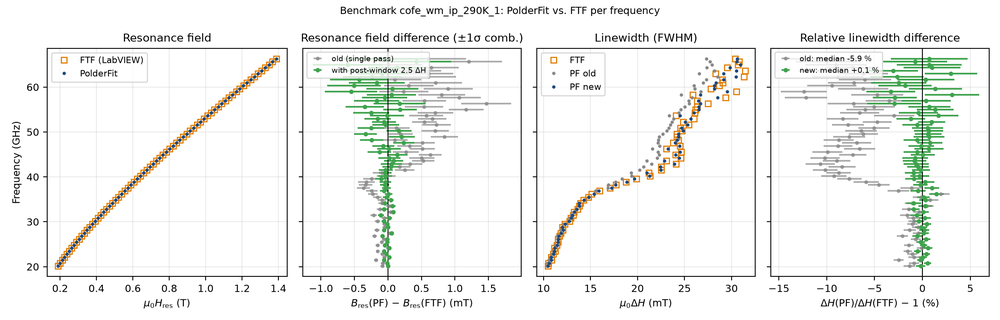
#> input picture abb/abb_benchmark.png, 1000 x 320 px, shrunk from 2500 x 800 before the run, found by its file name
$ python folien.py
#> lines starting #> are read from the running program, lines starting #| are printed output that depends on the picture
# -*- coding: utf-8 -*-
"""Foliensatz zum FTF-Benchmark als PDF (16:9, stichpunktartig, bildlastig).

Aufruf aus dem Repo-Wurzelverzeichnis:
    python benchmark_ftf/folien.py
Ausgabe: benchmark_ftf/Folien_Benchmark_FTF.pdf
Bilder: benchmark_ftf/ergebnisse/ und docs/abb/ (müssen vorhanden sein).
"""
from pathlib import Path

import matplotlib

matplotlib.use("Agg")
import matplotlib.image as mpimg
import matplotlib.pyplot as plt
from matplotlib.backends.backend_pdf import PdfPages
from matplotlib.patches import Rectangle

HIER = Path(__file__).resolve().parent
ERG = HIER / "ergebnisse"
ABB = HIER.parent / "docs" / "abb"
AUSGABE = HIER / "Folien_Benchmark_FTF.pdf"

BREITE, HOEHE = 13.333, 7.5  # Zoll, 16:9
BLAU = "#0065BD"      # Akzent (TUM-Blau)
DUNKEL = "#1a2733"
GRAU = "#5a6a78"
GRUEN = "#2e8b57"
ROT = "#b03030"

_seite = [0]


def _grundgeruest(titel, untertitel=None):
    fig = plt.figure(figsize=(BREITE, HOEHE))
    fig.patch.set_facecolor("white")
    _seite[0] += 1
    if titel:
        fig.add_artist(Rectangle((0.045, 0.895), 0.012, 0.062,
                                 transform=fig.transFigure, color=BLAU))
        fig.text(0.07, 0.925, titel, fontsize=23, fontweight="bold",
                 color=DUNKEL, va="center")
        if untertitel:
            fig.text(0.07, 0.878, untertitel, fontsize=13, color=GRAU, va="center")
    fig.text(0.955, 0.028, f"{_seite[0]}", fontsize=10, color=GRAU, ha="right")
    fig.text(0.045, 0.028, "PolderFit vs. FTF (LabVIEW) · Benchmark August 2026",
             fontsize=9, color=GRAU)
    return fig


def punkte(fig, zeilen, x=0.06, y0=0.80, dy=0.062, groesse=14.5, farbe=DUNKEL):
    y = y0
    for z in zeilen:
        hervor = z.startswith("!")
        if hervor:
            z = z[1:]
        fig.text(x, y, "▸", fontsize=groesse, color=BLAU, va="top")
        fig.text(x + 0.017, y, z, fontsize=groesse, va="top",
                 color=BLAU if hervor else farbe,
                 fontweight="bold" if hervor else "normal")
        y -= dy
    return y


def bild(fig, pfad, links, unten, breite, hoehe, titel=None):
    """Bild seitenverhältnistreu in die Box (Figurkoordinaten) einpassen."""
#> called with links = 0.07, unten = 0.1, breite = 0.86, hoehe = 0.4
    img = mpimg.imread(str(pfad))
#> img is the input picture: shape (320, 1000, 4) float32; mean R, G, B, A 0.944, 0.949, 0.94, 1
    ih, iw = img.shape[:2]
#> ih = 320; iw = 1000
    box_asp = (breite * BREITE) / (hoehe * HOEHE)
    img_asp = iw / ih
#> img_asp = 3.12
    if img_asp >= box_asp:
        w, h = breite, breite * BREITE / img_asp / HOEHE
    else:
        h, w = hoehe, hoehe * HOEHE * img_asp / BREITE
#> h = 0.4; w = 0.703
    x = links + (breite - w) / 2
#> x = 0.148
    y = unten + (hoehe - h) / 2
#> y = 0.1
    ax = fig.add_axes([x, y, w, h])
    ax.imshow(img)
    ax.axis("off")
    if titel:
        fig.text(links + breite / 2, unten + hoehe + 0.008, titel,
                 fontsize=11, color=GRAU, ha="center")
    return ax


def tabelle(fig, links, unten, breite, hoehe, kopf, zeilen, groesse=12.5,
            hervor_spalte=None):
    ax = fig.add_axes([links, unten, breite, hoehe])
    ax.axis("off")
    t = ax.table(cellText=zeilen, colLabels=kopf, loc="center", cellLoc="center")
    t.auto_set_font_size(False)
    t.set_fontsize(groesse)
    t.scale(1, 1.9)
    for (r, c), zelle in t.get_celld().items():
        zelle.set_edgecolor("#c9d2da")
        if r == 0:
            zelle.set_facecolor(BLAU)
            zelle.set_text_props(color="white", fontweight="bold")
        elif hervor_spalte is not None and c == hervor_spalte:
            zelle.set_text_props(color=GRUEN, fontweight="bold")
    return t


def main():
    with PdfPages(AUSGABE) as pdf:

        # ------------------------------------------------ 1 · Titel
        fig = _grundgeruest(None)
        fig.add_artist(Rectangle((0.0, 0.0), 0.018, 1.0,
                                 transform=fig.transFigure, color=BLAU))
        fig.text(0.09, 0.72, "PolderFit vs. FTF (LabVIEW)",
                 fontsize=34, fontweight="bold", color=DUNKEL)
        fig.text(0.09, 0.64, "Benchmark auf realen bbFMR-Datensätzen vom Gruppenlaufwerk",
                 fontsize=17, color=GRAU)
        fig.text(0.09, 0.575, "9 Datensätze · CoFe / YIG / FeCr₂S₄ · Einzelfits + Kittel/LLG",
                 fontsize=13.5, color=GRAU)
        bild(fig, ABB / "abb_benchmark.png", 0.07, 0.10, 0.86, 0.40)
        fig.text(0.09, 0.045, "Ibrahim Yalcinsoy · Stand 17.08.2026", fontsize=12, color=GRAU)
        pdf.savefig(fig); plt.close(fig)

        # ------------------------------------------------ 2 · Programm
        fig = _grundgeruest("PolderFit – das Programm",
                            "Python-Neuauswertung für bbFMR (Ersatz/Ergänzung zum LabVIEW-FTF)")
        punkte(fig, [
            "TDMS laden → Resonanz je Linescan automatisch finden → fitten → Kittel/LLG",
            "Auto-Fenster: Untergrundabzug, Kandidatensuche, Trasse (unten)",
            "Automatische Fit-Bewertung: problematische Fits werden gemeldet",
            "GUI (Plot im Fokus) und Stapelbetrieb; 1000+ Linescans pro Datei",
        ], y0=0.815, dy=0.056)
        bild(fig, ABB / "abb_autowindow.png", 0.04, 0.06, 0.92, 0.50,
             titel="AutoWindow-Pipeline an einer realen Linescan-Datei (1001 Linescans)")
#> call 2 of bild, with links = 0.04, unten = 0.06, breite = 0.92, hoehe = 0.5
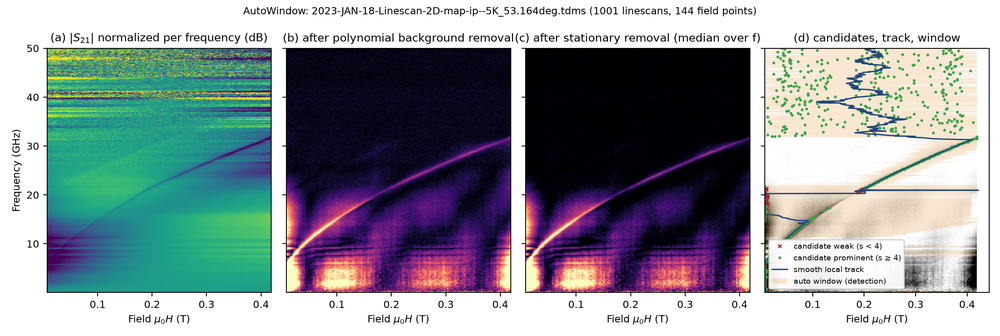
#> input picture abb/abb_autowindow.png, 1000 x 336 px, shrunk from 2500 x 840 before the run, found by its file name
#> in bild, img is the input picture: shape (336, 1000, 4) float32; mean R, G, B, A 0.56, 0.588, 0.606, 1
        pdf.savefig(fig); plt.close(fig)

        # ------------------------------------------------ 3 · Modell
        fig = _grundgeruest("Modell: Polder-Suszeptibilität + Kittel/LLG",
                            "identische Formeln wie im FTF („FTF Formula Document“)")
        punkte(fig, [
            "je Linescan: χ(H) = χ′ + iχ″ mit linearem Untergrund, komplex gefittet",
            "µ₀ΔH = FWHM von χ″ = 2αω/γ  →  direkt mit FTF-„dH“ vergleichbar",
            "global: Kittel (g, µ₀M_eff, µ₀H_u) + LLG-Gerade (α, µ₀ΔH₀)",
        ], y0=0.815, dy=0.056)
        bild(fig, ABB / "abb_chi.png", 0.03, 0.06, 0.52, 0.52,
             titel="Polder-Suszeptibilität: schmale vs. breite Linie")
#> call 3 of bild, with links = 0.03, unten = 0.06, breite = 0.52, hoehe = 0.52
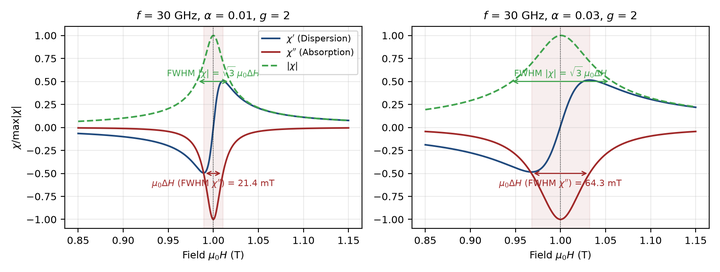
#> input picture abb/abb_chi.png, 720 x 272 px, shrunk from 1800 x 680 before the run, found by its file name
#> in bild, img is the input picture: shape (272, 720, 4) float32; mean R, G, B, A 0.956, 0.952, 0.951, 1
        bild(fig, ABB / "abb_linescan_fit.png", 0.56, 0.06, 0.42, 0.52,
             titel="Einzelfit mit Fenster, Untergrund, Residuen")
#> call 4 of bild, with links = 0.56, unten = 0.06, breite = 0.42, hoehe = 0.52
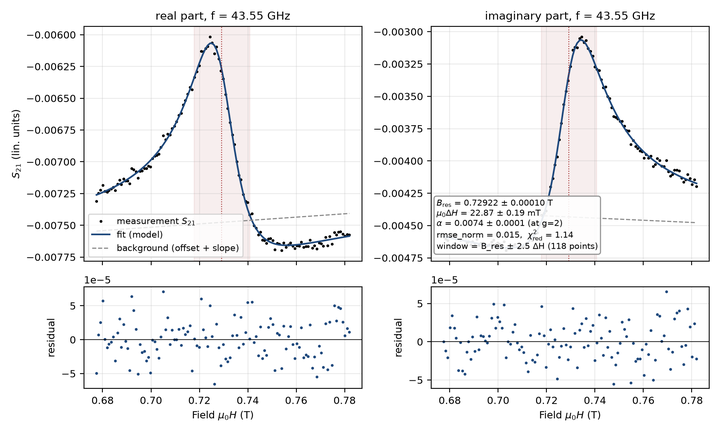
#> input picture abb/abb_linescan_fit.png, 720 x 432 px, shrunk from 1800 x 1080 before the run, found by its file name
#> in bild, img is the input picture: shape (432, 720, 4) float32; mean R, G, B, A 0.953, 0.952, 0.954, 1
        pdf.savefig(fig); plt.close(fig)
#> after `pdf.savefig(fig)`:
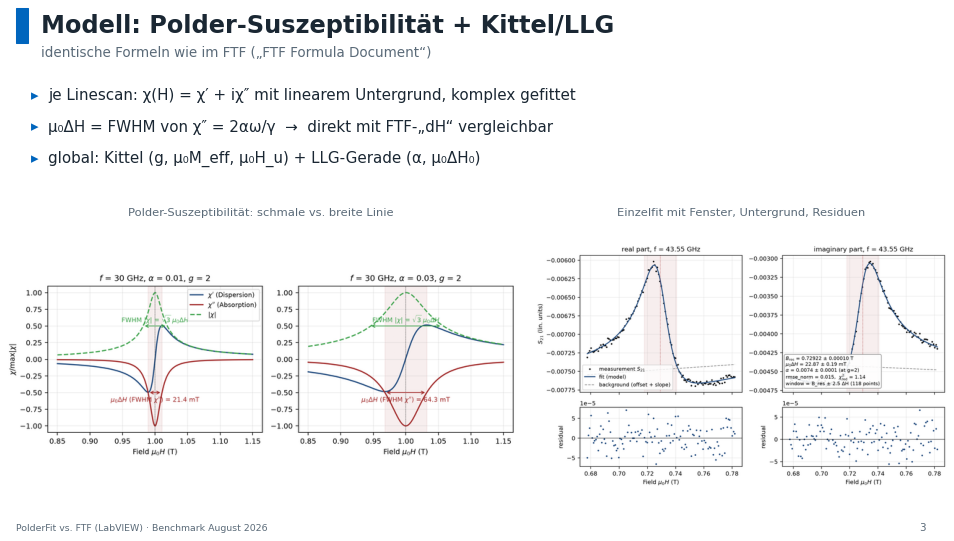
#> figure drawn by matplotlib, 2 panels

        # ------------------------------------------------ 4 · Ziel & Daten
        fig = _grundgeruest("Benchmark: Ziel und Datenbasis",
                            "Referenz: fertige FTF-Auswertungen vom Gruppenlaufwerk (821 „(FTF)“-Ordner gesichtet)")
        punkte(fig, [
            "Frage: liefert PolderFit dieselben Ergebnisse wie das etablierte FTF?",
            "9 Datensätze mit vollständiger FTF-Referenz (Einzelfits + Kittel/LLG + TDMS)",
            "gestaffelte Schwierigkeit: CoFe = Standard · YIG = sehr schmal · FeCr₂S₄ = extrem breit",
            "Vergleich je Frequenz: B_res, ΔH, z-Score (kombinierte 1σ)",
            "Isolationstest: PolderFit-Kittel-Fitter auf den FTF-Punkten",
        ], y0=0.815, dy=0.052)
        bild(fig, ERG / "cofe_wm_ip_290K_1.png", 0.02, 0.06, 0.32, 0.42,
             titel="CoFe ip 290 K (ΔH ≈ 10–30 mT)")
        bild(fig, ERG / "yig_konstanz_ip_50K.png", 0.34, 0.06, 0.32, 0.42,
             titel="YIG 50 K (ΔH ≈ 17–23 mT, 367 Linescans)")
        bild(fig, ERG / "fecr2s4_100K_alphamax1.png", 0.66, 0.06, 0.32, 0.42,
             titel="FeCr₂S₄ 100 K (ΔH bis 1,3 T)")
        pdf.savefig(fig); plt.close(fig)

        # ------------------------------------------------ 5 · Ergebnis CoFe
        fig = _grundgeruest("Ergebnis: Einzelfits deckungsgleich (CoFe 290 K)",
                            "70 Frequenzen 20–66 GHz, PolderFit vollautomatisch vs. FTF-Handauswertung")
        punkte(fig, [
            "!B_res: Median-Differenz −0,04 mT · ΔH: Median +0,1 %",
            "|z| ≤ 2 für 93–100 % der Punkte (Differenzen ≈ Fehlerbalken)",
            "gleiches Bild bei CoFe 5 K und YIG (alle Tabellen im Bericht)",
        ], y0=0.815, dy=0.052)
        bild(fig, ERG / "cofe_wm_ip_290K_1.png", 0.06, 0.05, 0.88, 0.56)
        pdf.savefig(fig); plt.close(fig)

        # ------------------------------------------------ 6 · Kittel/LLG
        fig = _grundgeruest("Ergebnis: Kittel/LLG – alle Parameter innerhalb 1σ",
                            "CoFe ip 290 K, ungewichteter Fit (wie FTF)")
        punkte(fig, [
            "g, µ₀M_eff, µ₀H_u, α, µ₀ΔH₀ stimmen mit FTF überein (≤ 1σ)",
            "PolderFit-Fitter auf den FTF-Punkten reproduziert FTF exakt",
            "Gewichtung 1/u² verzerrt (wenige Punkte dominieren) → Standard: ungewichtet",
        ], y0=0.815, dy=0.052)
        tabelle(fig, 0.05, 0.30, 0.90, 0.26,
                ["Quelle", "g", "µ₀M_eff [T]", "µ₀H_u [mT]", "α [10⁻³]", "µ₀ΔH₀ [mT]"],
                [
                    ["FTF (LabVIEW)", "2.1053 ± 0.0026", "2.2492 ± 0.0098",
                     "3.14 ± 0.43", "7.378 ± 0.199", "−1.01 ± 0.61"],
                    ["PolderFit (auto)", "2.1054 ± 0.0025", "2.2496 ± 0.0096",
                     "3.05 ± 0.47", "7.338 ± 0.187", "−0.92 ± 0.57"],
                    ["PF-Fitter auf FTF-Punkten", "2.1044 ± 0.0028", "2.2529 ± 0.0107",
                     "2.96 ± 0.53", "7.375 ± 0.200", "−1.01 ± 0.61"],
                ])
        bild(fig, ABB / "abb_kittel_llg.png", 0.05, 0.045, 0.90, 0.24,
             titel="Kittel-Dispersion und LLG-Gerade mit Residuen (CoFe 290 K)")
        pdf.savefig(fig); plt.close(fig)

        # ------------------------------------------------ 7 · Gleiches Fenster
        fig = _grundgeruest("Beweis der Modell-Äquivalenz: gleiches Fenster, gleiches Ergebnis",
                            "FTF-Kurvendateien enthalten das tatsächlich gefittete Feldfenster")
        punkte(fig, [
            "PolderFit auf exakt den FTF-Punkten → ΔH identisch bis 0,1 %",
            "Residuenquadratsumme dabei gleich oder minimal kleiner als FTF",
            "!⇒ Modell und Optimierer sind nicht das Problem – nur das Fenster",
            "gilt auch für FeCr₂S₄ (ΔB = 0,0 mT, ΔH-Abweichung 0,0 %)",
        ], y0=0.815, dy=0.052)
        tabelle(fig, 0.10, 0.08, 0.80, 0.42,
                ["f [GHz]", "FTF-Fenster [T] (n)", "ΔH FTF [mT]",
                 "ΔH PolderFit alt\n(Auto ±7 ΔH)", "ΔH PolderFit auf\nFTF-Fenster"],
                [
                    ["20.11", "0.170–0.205 (40)", "10.48", "10.34", "10.47"],
                    ["43.55", "0.682–0.771 (101)", "23.06", "21.00", "23.06"],
                    ["57.62", "1.079–1.176 (108)", "29.36", "25.79", "29.40"],
                    ["62.31", "1.216–1.320 (116)", "31.31", "28.54", "31.27"],
                ], groesse=13, hervor_spalte=4)
        pdf.savefig(fig); plt.close(fig)

        # ------------------------------------------------ 8 · Ursache Fenster
        fig = _grundgeruest("Ursache der Abweichung: das Fitfenster",
                            "ΔH als Funktion der Fensterbreite k (Fenster = B_res ± k·ΔH), CoFe 290 K")
        punkte(fig, [
            "altes Auto-Fenster ≈ ±7 ΔH → ΔH systematisch 3–14 % zu klein",
            "!Plateau bis k ≈ 2–3: dort ist ΔH fensterunabhängig",
            "FTF-Nutzer wählten von Hand ≈ ±1,7–2 ΔH (im Plateau)",
            "im breiten Fenster: Untergrundstruktur → Residuen nicht mehr weiß",
        ], y0=0.815, dy=0.052)
        bild(fig, ABB / "abb_fenster.png", 0.05, 0.05, 0.90, 0.52)
        pdf.savefig(fig); plt.close(fig)

        # ------------------------------------------------ 9 · Rohdaten-Diagnose
        fig = _grundgeruest("Blick in die Rohdaten: warum das breite Fenster kippt",
                            "CoFe 290 K, zwei Frequenzen · gepunktete Linien = FTF-Fenstergrenzen")
        punkte(fig, [
            "±7-ΔH-Fenster enthält Nachbarsignal, Ripple, Krümmung",
            "linearer Untergrund passt dort nicht → Linienbreite kompensiert",
            "auf ±2–2,5 ΔH: Residuen strukturlos (grün)",
        ], y0=0.815, dy=0.052)
        bild(fig, ERG / "_diag_cofe290K_fenster.png", 0.08, 0.05, 0.84, 0.56)
        pdf.savefig(fig); plt.close(fig)

        # ------------------------------------------------ 10 · Fix Nachfenster
        fig = _grundgeruest("Fix: zweiter Fit-Durchgang auf B_res ± 2,5·ΔH („Nachfenster“)",
                            "neuer Standard in PolderFit; alt = grau, neu = grün")
        punkte(fig, [
            "!ΔH-Abweichung: Median −5,9 % → +0,1 % · |z| ≤ 2: 27 % → 100 %",
            "α (LLG) jetzt 7,34 vs. FTF 7,38 ·10⁻³ (vorher 6,42: −13 %)",
            "Mehrkosten nur ≈ 2 % Fitzeit; Parameter im GUI einstellbar",
        ], y0=0.815, dy=0.052)
        bild(fig, ABB / "abb_benchmark.png", 0.03, 0.30, 0.94, 0.30)
        bild(fig, ABB / "abb_zscore.png", 0.16, 0.035, 0.68, 0.26,
             titel="z-Score-Verteilungen alt/neu gegen Normalverteilung")
        pdf.savefig(fig); plt.close(fig)

        # ------------------------------------------------ 11 · Bugfix Kittel-ip
        fig = _grundgeruest("Nebenfund 1 (behoben): Kittel-ip-Fit war entartet",
                            "aufgedeckt am YIG-Datensatz")
        punkte(fig, [
            "(M_eff, H_u) → (−M_eff, H_u + M_eff) ergibt exakt dieselbe Kurve",
            "PolderFit landete je nach Startwert auf dem unphysikalischen Ast",
            "YIG alt: µ₀M_eff = −0,13 T, µ₀H_u = +127 mT (FTF: +0,13 T / −4 mT)",
            "!Fix: Schranke µ₀M_eff ≥ 0 + interne g-Parametrisierung → wie FTF",
        ], y0=0.815, dy=0.052)
        bild(fig, ABB / "abb_ip_entartung.png", 0.07, 0.05, 0.86, 0.50)
        pdf.savefig(fig); plt.close(fig)

        # ------------------------------------------------ 12 · FeCr2S4
        fig = _grundgeruest("Nebenfund 2 + Grenzfall: extrem breite Linien (FeCr₂S₄)",
                            "ΔH ≈ 0,15–1,9 T, α ≈ 0,2–0,4 · 100 K mit α-Obergrenze 1,0")
        punkte(fig, [
            "harte α-Obergrenze 0,1 machte FeCr₂S₄ unfittbar → jetzt Parameter (bis 2)",
            "100 K: g = 1,74 vs. FTF 1,76 · α = 0,21 vs. 0,22",
            "auf den FTF-Fenstern exakt identisch (0,0 % Abweichung)",
            "offen: Auto-Fenster für ΔH ≳ 0,3 T (Deckel ±0,4 T) – dokumentierte Grenze",
        ], y0=0.815, dy=0.052)
        bild(fig, ERG / "fecr2s4_100K_alphamax1.png", 0.08, 0.045, 0.84, 0.54)
        pdf.savefig(fig); plt.close(fig)

        # ------------------------------------------------ 13 · FTF-Befunde
        fig = _grundgeruest("Der Benchmark war kritisch in beide Richtungen: Befunde zum FTF",
                            "Referenz ≠ Wahrheit – mehrere FTF-Ergebnisse auf dem Laufwerk sind defekt")
        punkte(fig, [
            "3 Kittel-Fits mit g = 4,000 an der Fitgrenze (Fehler ~10⁸) – Artefakte",
            "ein Ordner mit 6 identischen Parameterdateien (Kopierfehler)",
            "oop-„M eff“ im FTF hat umgekehrtes Vorzeichen (B_res = ω/γ − M)",
            "die Einzelfits (Hres, dH) dieser Ordner sind in Ordnung –",
            "PolderFit reproduziert sie (ΔH-Median +0,1 %) und liefert gültige Kittel-Werte",
        ], y0=0.815, dy=0.052, x=0.05)
        bild(fig, ERG / "cofe_wm_ip_290K_2.png", 0.14, 0.04, 0.72, 0.46,
             titel="cofe_wm_ip_290K_2: Einzelfits deckungsgleich – FTF-Kittel trotzdem g = 4,000")
        pdf.savefig(fig); plt.close(fig)

        # ------------------------------------------------ 14 · Regression
        fig = _grundgeruest("Absicherung: Regressionslauf über den Gesamtdatenbestand",
                            "AutoWindow-Harness, 286 reale Dateien (12 GB), 122 332 Resonanzen")
        punkte(fig, [
            "!OK-Quote steigt: 82,3 % → 83,4 % (≈ 1 400 Fits zusätzlich sauber)",
            "keine echten neuen stillen Ausfälle (48 Fälle = Prüf-Artefakt, geprüft)",
            "Mehrkosten des zweiten Durchgangs: ≈ 2 % Fitzeit",
            "13 neue Regressionstests (tests/test_benchmark_ftf_fixes.py)",
        ], y0=0.815, dy=0.052)
        ax = fig.add_axes([0.24, 0.07, 0.52, 0.42])
        kat = ["OK", "gemeldet\nproblematisch", "still\nfehlerhaft"]
        vorher = [82.3, 17.2, 0.42]
        nachher = [83.4, 16.1, 0.46]
        x = range(len(kat))
        ax.bar([i - 0.18 for i in x], vorher, width=0.34, color="#9aa7b1", label="vorher")
        ax.bar([i + 0.18 for i in x], nachher, width=0.34, color=GRUEN, label="nachher (Nachfenster 2,5)")
        for i, (v, n) in enumerate(zip(vorher, nachher)):
            ax.text(i - 0.18, v + 1.2, f"{v:.1f} %".replace(".", ","), ha="center", fontsize=11)
            ax.text(i + 0.18, n + 1.2, f"{n:.2f} %".replace(".", ",") if n < 1
                    else f"{n:.1f} %".replace(".", ","), ha="center", fontsize=11,
                    color=GRUEN, fontweight="bold")
        ax.set_xticks(list(x)); ax.set_xticklabels(kat, fontsize=12)
        ax.set_ylabel("Anteil der Resonanzen [%]", fontsize=12)
        ax.set_ylim(0, 100)
        ax.legend(fontsize=11, frameon=False)
        for s in ("top", "right"):
            ax.spines[s].set_visible(False)
        pdf.savefig(fig); plt.close(fig)

        # ------------------------------------------------ 15 · Einordnung & Fazit
        fig = _grundgeruest("Einordnung und Fazit")
        fig.text(0.06, 0.82, "Einordnung", fontsize=16, fontweight="bold", color=BLAU)
        punkte(fig, [
            "alle FTF-Referenzen sind sortierte Colormaps – echte Linescan-",
            "Messungen mit FTF-Auswertung existieren auf dem Laufwerk nicht",
            "Modell-Äquivalenz gilt messmodusunabhängig; Fensterbefund wird auf",
            "einem echten Linescan nachgeprüft, sobald eine Referenz vorliegt",
        ], y0=0.765, dy=0.048, groesse=13.5)
        fig.text(0.06, 0.53, "Fazit", fontsize=16, fontweight="bold", color=BLAU)
        punkte(fig, [
            "!PolderFit ≡ FTF auf gleichem Fenster (B_res 10⁻⁵ T, ΔH 0,1 %)",
            "Abweichungsursache Fitfenster gefunden, erklärt, behoben (Nachfenster 2,5 ΔH)",
            "2 Defekte behoben (Kittel-ip, α-Deckel) · Standard ungewichtet wie FTF",
            "defekte FTF-Referenzen identifiziert · Grenzen dokumentiert (sehr breite Linien)",
            "reproduzierbar: 1 Skriptaufruf je Datensatz – weitere Stichproben in Minuten",
        ], y0=0.475, dy=0.052)
        fig.add_artist(Rectangle((0.045, 0.10), 0.91, 0.002,
                                 transform=fig.transFigure, color="#c9d2da"))
        fig.text(0.06, 0.065, "Details: benchmark_ftf/BERICHT.md · Ergebnisse: benchmark_ftf/ergebnisse/",
                 fontsize=11, color=GRAU)
        pdf.savefig(fig); plt.close(fig)

    print(f"geschrieben: {AUSGABE}")


if __name__ == "__main__":
#> (the run stopped early here; a loop or call above may not have finished)
